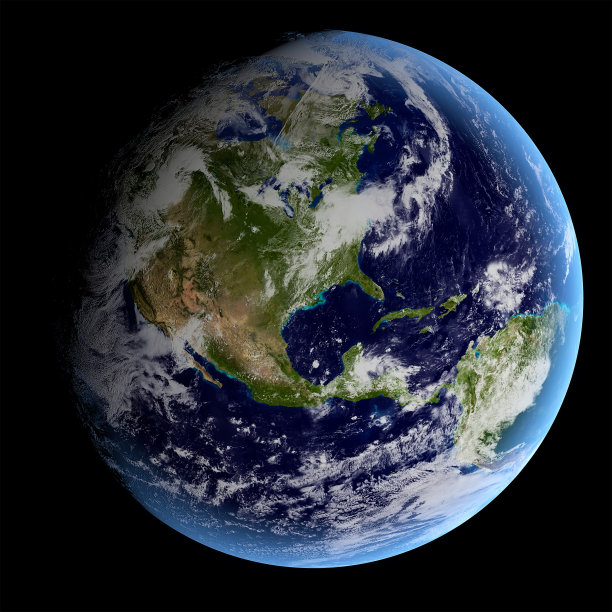
#> input picture picresources/earth.jpg, 612 x 612 px
$ python contour_detect.py
#> lines starting #> are read from the running program, lines starting #| are printed output that depends on the picture; after the words box and inside, x2 and y2 are one past the last pixel; in counts of white or black regions, pixels touching at a corner belong together
import cv2
import numpy as np
IMAGES_FOLDER='../picresources'
import os
OUTLINE = True
LRG_ONLY = True

# window to hold the trackbar
img = np.zeros((300, 512, 3), np.uint8)
cv2.namedWindow('image')

# create trackbar
cv2.createTrackbar('Thresh', 'image', 0, 255, lambda x: None)

earth_fname = os.path.join(IMAGES_FOLDER, 'earth.jpg')
earth_img = cv2.imread(earth_fname)
#> earth_img is the input picture: shape (612, 612, 3); mean B, G, R 54, 46, 40.8

while True:
    thresh_min = cv2.getTrackbarPos('Thresh', 'image')

    contour_img = earth_img.copy()
    contour_img = cv2.cvtColor(contour_img, cv2.COLOR_BGR2GRAY)
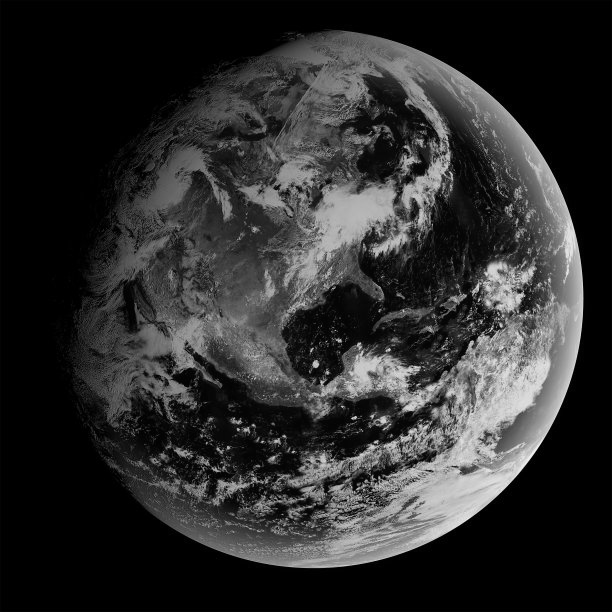
#> contour_img: shape (612, 612); min 0, max 245, mean 45.4
    ret, contour_img_thresh = cv2.threshold(contour_img, thresh_min, 255, 0)
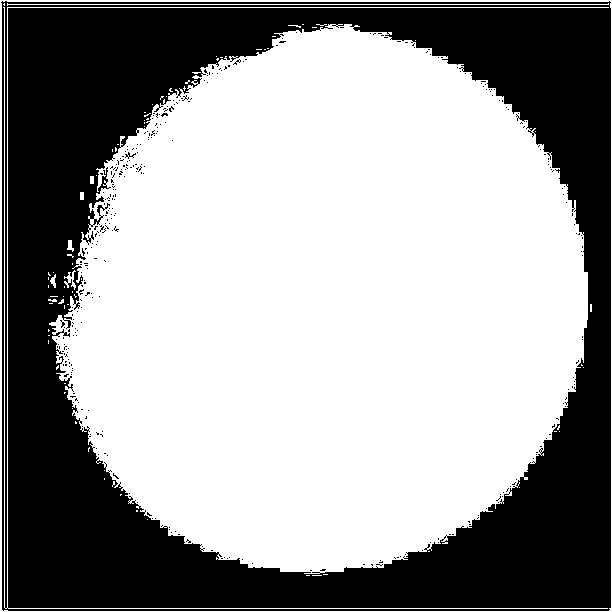
#> contour_img_thresh: shape (612, 612); 61.1% white; 342 black regions (340 under 20 px)
    contours, hierarchy = cv2.findContours(contour_img_thresh, cv2.RETR_TREE, cv2.CHAIN_APPROX_SIMPLE)
#> contours = 637 contours, 618 with area under 20; largest, box (x1, y1, x2, y2) and area: (0, 0, 612, 612) 373321, (0, 0, 612, 612) 372088, (49, 24, 588, 574) 221321, (64, 270, 76, 290) 54, (96, 204, 106, 217) 52

    if LRG_ONLY:
        cnts = [x for x in contours if cv2.contourArea(x) > 20000]
#> cnts = 3 contours; box (x1, y1, x2, y2) and area: (0, 0, 612, 612) 373321, (0, 0, 612, 612) 372088, (49, 24, 588, 574) 221321
    else:
        cnts = sorted(contours, key=cv2.contourArea, reverse=True)[:3]

    if OUTLINE:
        # Draw only outlines
        contour_img_display = cv2.drawContours(earth_img.copy(), cnts, -1, (238, 255, 0), 2)
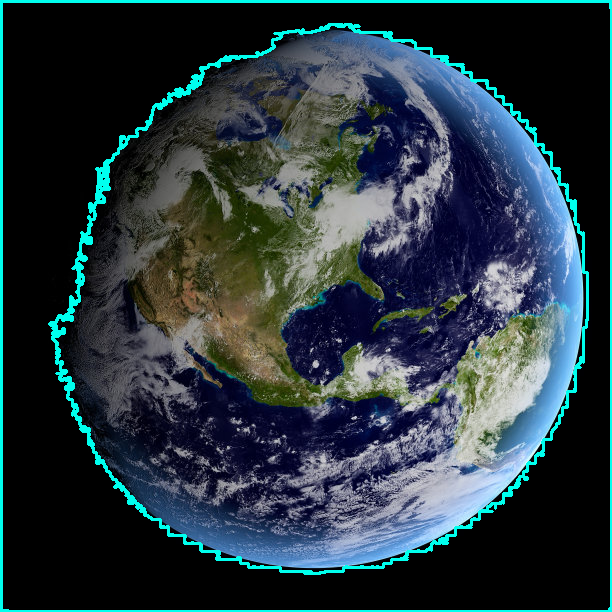
#> contour_img_display: shape (612, 612, 3); mean B, G, R 63.2, 55.9, 40.7
    else:
        # Draw filled contours
        contour_img_display = cv2.drawContours(earth_img.copy(), cnts, -1, (238, 255, 0), -1)

    contour_img_display = cv2.cvtColor(contour_img_display, cv2.COLOR_BGR2RGB)

    cv2.imshow('image', contour_img_display)
    cv2.imshow('thresh', contour_img_thresh)

    k = cv2.waitKey(1) & 0xff
#> (key Esc is pressed here)
    if k == 27: break  # ESC pressed

cv2.destroyAllWindows()
# plot_image(contour_img_thresh)
# plot_image(contour_img_display, recolour=True)

$ run again, with picresources/beach.png saved as picresources/earth.jpg
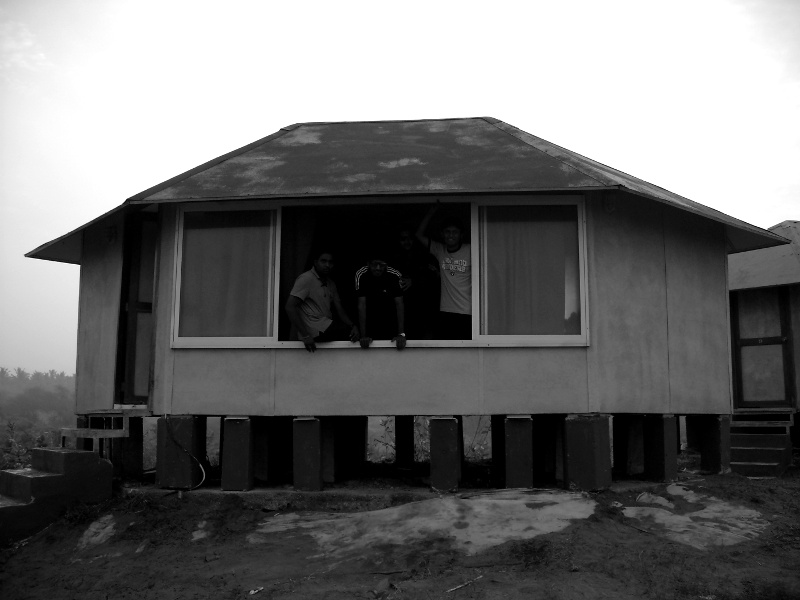
#> input picture picresources/beach.png, 800 x 600 px
#> earth_img is the input picture: shape (600, 800, 3); min 0, max 255, mean 110.1
#> `ret, contour_img_thresh = cv2.threshold(contour_img, thresh_min, 255, 0)`:
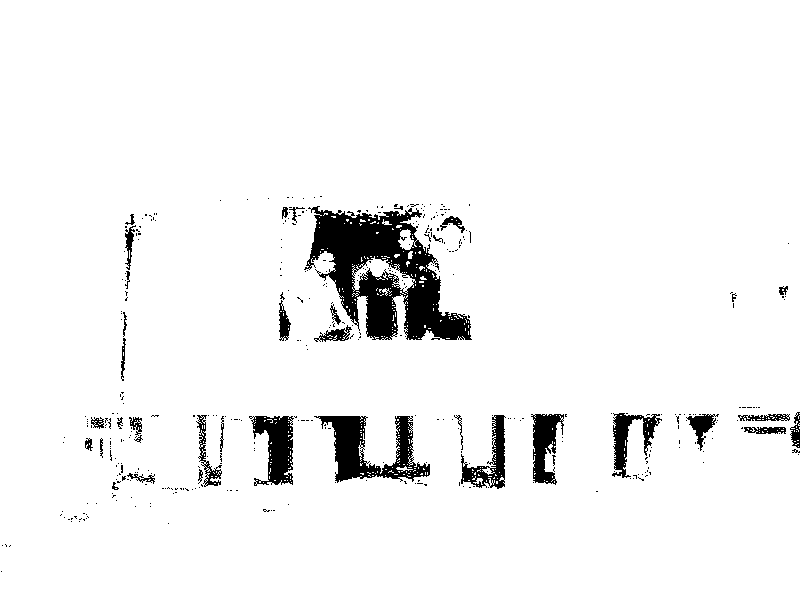
#> contour_img_thresh: shape (600, 800); 95% white; 398 black regions (362 under 20 px)
#> contours = 1082 contours, 1024 with area under 20; largest, box (x1, y1, x2, y2) and area: (0, 0, 800, 600) 478362, (303, 205, 473, 341) 12607, (313, 415, 431, 484) 3716, (251, 415, 295, 486) 2026, (530, 413, 565, 486) 1518
#> cnts = 1 contour; box (x1, y1, x2, y2) and area: (0, 0, 800, 600) 478362
